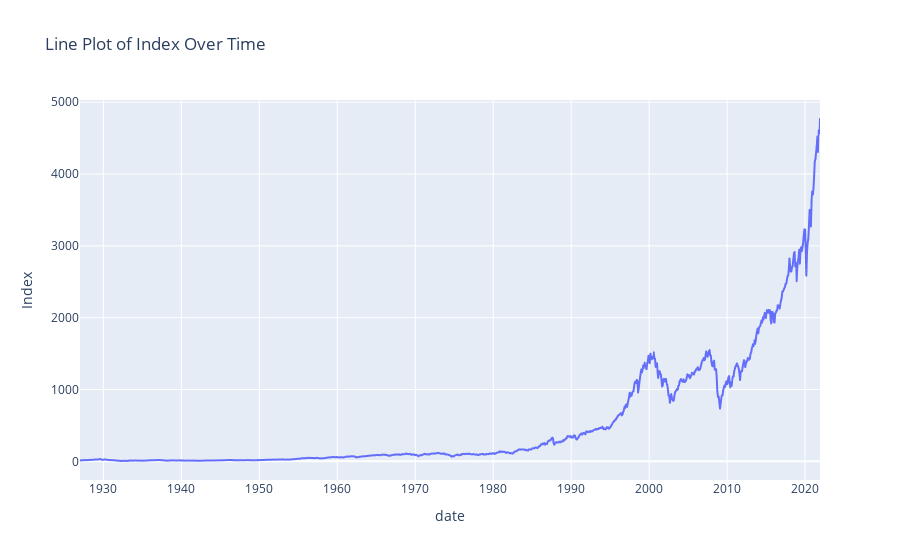
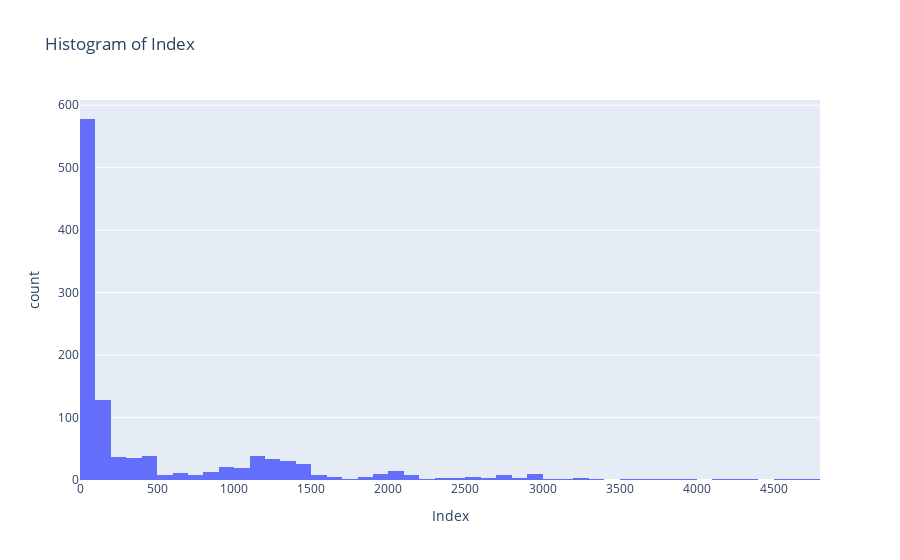

Notebook code cell kept with these figures, in order:
### Code cell
### Compute dp, de, ep, dy, dfy
# dividend-price ratio (dp)
df['dp'] = np.log(df['D12']) - np.log(df['Index'])
# dividend-payout ratio (de)
df['de'] = np.log(df['D12']) - np.log(df['E12'])
# earnings to price
df['ep'] = np.log(df['E12']) - np.log(df['Index'])
## dividend yield (remove 1st since lag puts NA in 1st entry)
df['dy'] = np.log(df['D12'].shift(-1)) - np.log(df['Index'].shift(-1))
# Default yield spread (dfy)= BAA-AAA rated corporate bond yields:
df['dfy'] = df['BAA'] - df['AAA']  # Assuming 'BAA' and 'AAA' columns are available

df['date'] = pd.to_datetime(df['date']) 
fig = px.line(df, x='date', y='Index', title='Line Plot of Index Over Time')
fig.show()

df['date'] = pd.to_datetime(df['date'])
fig = px.histogram(df, x='Index', nbins=50, title='Histogram of Index')
fig.show()

### Figure 1 — Plotly figure (JSON) as saved in the notebook; plotly's stock layout.template omitted (floating-point values rounded to 4 significant figures; data arrays with more than 128 entries replaced by an {"elided": "..."} marker saying what was removed)
{"data": [{"hovertemplate": "date=%{x}<br>Index=%{y}<extra></extra>", "legendgroup": "", "line": {"color": "#636efa", "dash": "solid"}, "marker": {"symbol": "circle"}, "mode": "lines", "name": "", "showlegend": false, "type": "scattergl", "x": {"elided": "1140 str values"}, "xaxis": "x", "y": {"elided": "1140 float values"}, "yaxis": "y"}], "layout": {"legend": {"tracegroupgap": 0}, "title": {"text": "Line Plot of Index Over Time"}, "xaxis": {"anchor": "y", "domain": [0, 1], "title": {"text": "date"}}, "yaxis": {"anchor": "x", "domain": [0, 1], "title": {"text": "Index"}}}}

### Figure 2 — Plotly figure (JSON) as saved in the notebook; plotly's stock layout.template omitted (floating-point values rounded to 4 significant figures; data arrays with more than 128 entries replaced by an {"elided": "..."} marker saying what was removed)
{"data": [{"alignmentgroup": "True", "bingroup": "x", "hovertemplate": "Index=%{x}<br>count=%{y}<extra></extra>", "legendgroup": "", "marker": {"color": "#636efa", "pattern": {"shape": ""}}, "name": "", "nbinsx": 50, "offsetgroup": "", "orientation": "v", "showlegend": false, "type": "histogram", "x": {"elided": "1140 float values"}, "xaxis": "x", "yaxis": "y"}], "layout": {"barmode": "relative", "legend": {"tracegroupgap": 0}, "title": {"text": "Histogram of Index"}, "xaxis": {"anchor": "y", "domain": [0, 1], "title": {"text": "Index"}}, "yaxis": {"anchor": "x", "domain": [0, 1], "title": {"text": "count"}}}}
